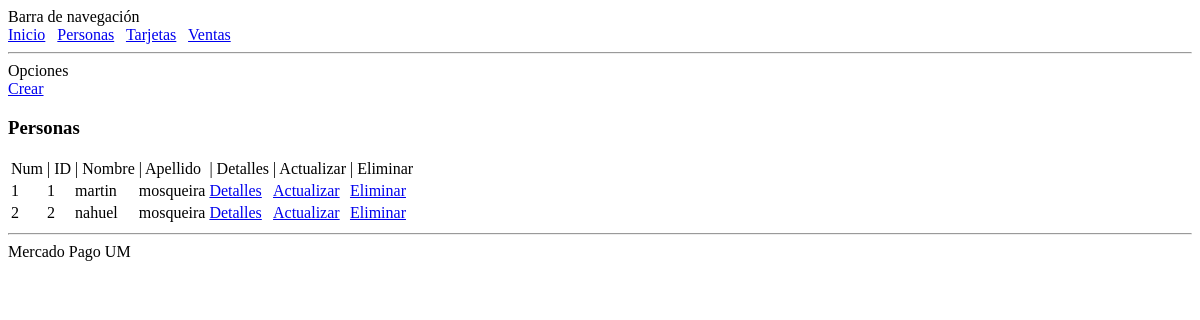
The app's page /persona/, older data.
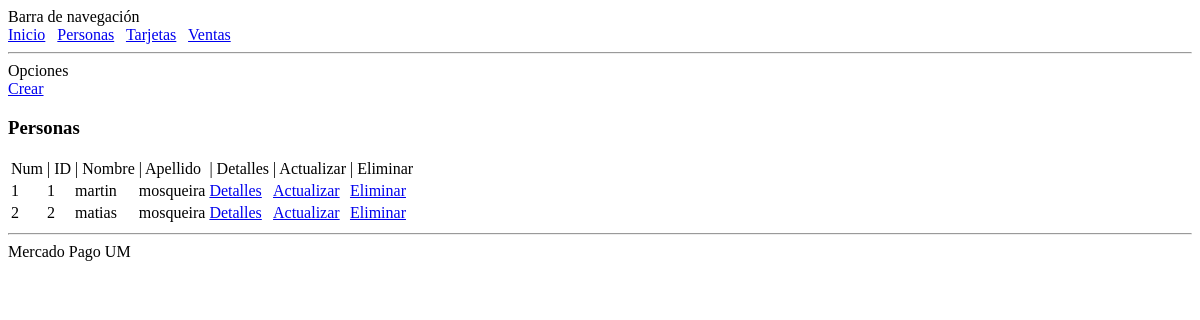
The same page, newer data.
### aplicacion_demo/modelos.py (models this page shows, shortened)
class Persona(db.Model):
    __tablename__ = 'persona'
    id = db.Column(db.Integer,
                   primary_key=True)
    nombre = db.Column(db.String(64),
                       index=False,
                       unique=False,
                       nullable=False)
    apellido = db.Column(db.String(80),
                         index=False,
                         unique=False,
                         nullable=False)
    tarjetas = relationship("Tarjeta", secondary='tarjetapersona')
    ventas = relationship("Venta", secondary='ventaspersona')
    @classmethod
    def get_all(cls):
        personas = Persona.query.all()
        return personas

### aplicacion_demo/rutas_persona.py (the view)
@app.route('/persona/')
def pers():
    personas = Persona.get_all()
    return render_template("persona/index.html",
                           personas=personas,
                           titulo='Personas')

### templates/persona/index.html
{% extends 'estructura.html' %}
{% block contenido %}
    <div>Opciones</div>
    <div>
        <span><a href="crear">Crear</a><br></span>
    </div>
    <h3>Personas</h3>
    {% if personas|length < 1 %}
    <h4 style="text-align: center">Aun no hay personas. Crea una!</h4>
    {% else %}
    <table>
        <thead>
            <td>Num</td>
            <td>| ID</td>
            <td>| Nombre</td>
            <td>| Apellido</td>
            <td>| Detalles</td>
            <td>| Actualizar</td>
            <td>| Eliminar</td>
        </thead>
        <tbody>
        {% for persona in personas %}
            <tr>
                <td>{{ loop.index }}</td>
                <td>{{ persona.id }}</td>
                <td>{{ persona.nombre }}</td>
                <td>{{ persona.apellido }}</td>
                <td><a href="detalle?id={{ persona.id }}">Detalles</a></td>
                <td><a href="update?id={{ persona.id }}">Actualizar</a></td>
                <td><a href="delete?id={{ persona.id }}">Eliminar</a></td>
            </tr>
        {% endfor %}
        </tbody>
    </table>
    {% endif %}
{% endblock %}

Row changes from the older to the newer data that the page shows:
changed Persona id 2: nombre "nahuel" → "matias"
